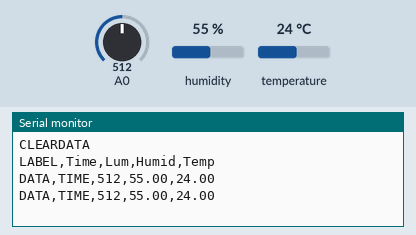
Recording of a sketch running on a simulated Arduino Uno, built with avr-gcc and run on an emulated ATmega328P. Parts: the last lines printed to the serial monitor. Inputs (shaded band) come from the test bench; at power-on: humidity 55 %, A0 = 512, temperature 24 °C.

Above: at 5.8 s.
5.9 s: humidity set to 22 %
At 10.6 s:
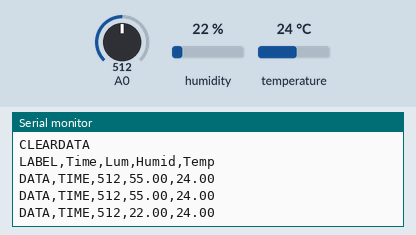
11.9 s: A0 set to 716
At 15.8 s:
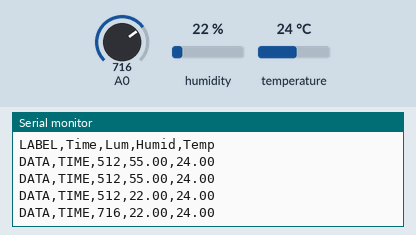
17.9 s: temperature set to 12 °C
At 21.1 s:
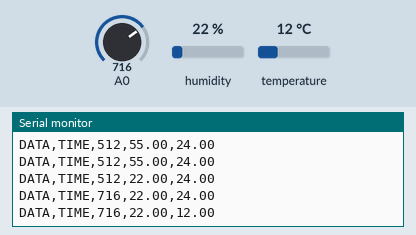
23.9 s: A0 set to 900
At 26.3 s:
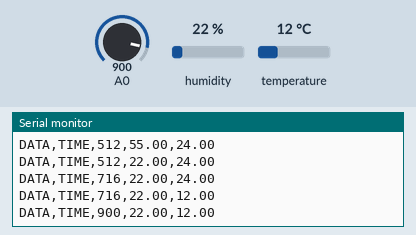
29.9 s: humidity set to 40 %
At 30.4 s:
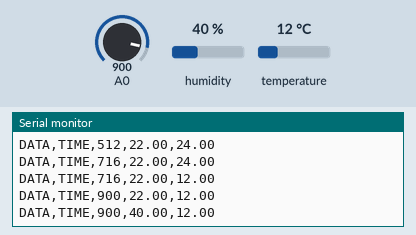
Timing chart, 0 to 32.9 s (numbered marks = the images above; inputs shaded):
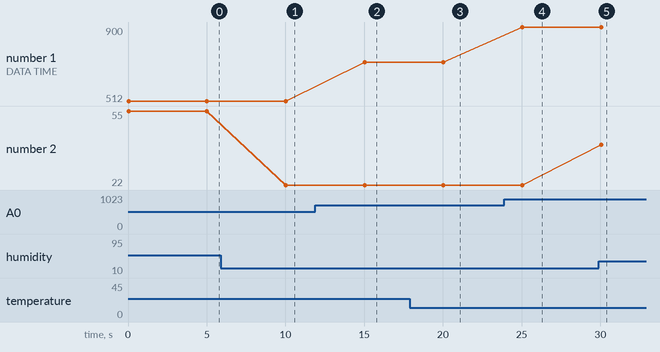

Measured:
- after the input at 5.9 s, the serial monitor: prints a new line after 4.1 s (image 1)
- after the input at 11.9 s, the serial monitor: prints a new line after 3.1 s (image 2)
- after the input at 17.9 s, the serial monitor: prints a new line after 2.1 s (image 3)
- after the input at 23.9 s, the serial monitor: prints a new line after 1.1 s (image 4)
- after the input at 29.9 s, the serial monitor: prints a new line after 0.15 s (image 5)
- plotted number 1: 512 → 716 after the input at 11.9 s, 716 → 900 after the input at 23.9 s
- plotted number 2: 55 → 22 after the input at 5.9 s, 22 → 40 after the input at 29.9 s

The sketch:

projet_station.ino
```cpp
#include <DHT.h>
#include <Adafruit_Sensor.h>

#define DHTPIN 2
#define DHTTYPE DHT22

DHT dht(DHTPIN, DHTTYPE);

void setup() {
  Serial.begin(9600);
  dht.begin();
  Serial.println("CLEARDATA");
  Serial.println("LABEL,Time,Lum,Humid,Temp");
}

void loop() {
  int lum = analogRead(A0);
  float h = dht.readHumidity();
  float t = dht.readTemperature();

  Serial.print("DATA,TIME");
  Serial.print(",");
  Serial.print(lum);
  Serial.print(",");
  Serial.print(h);
  Serial.print(",");
  Serial.println(t);

  delay(5000);
}
```
